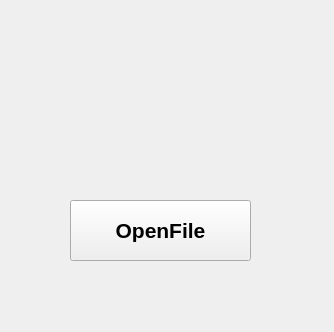
<?xml version="1.0" encoding="UTF-8"?>
<ui version="4.0">
 <class>MainWindow</class>
 <widget class="QMainWindow" name="MainWindow">
  <property name="geometry">
   <rect>
    <x>0</x>
    <y>0</y>
    <width>334</width>
    <height>332</height>
   </rect>
  </property>
  <property name="windowTitle">
   <string>Form1</string>
  </property>
  <widget class="QWidget" name="centralwidget">
   <widget class="QPushButton" name="pushButton_OpenGFile">
    <property name="geometry">
     <rect>
      <x>70</x>
      <y>200</y>
      <width>181</width>
      <height>61</height>
     </rect>
    </property>
    <property name="font">
     <font>
      <pointsize>16</pointsize>
      <weight>75</weight>
      <bold>true</bold>
     </font>
    </property>
    <property name="text">
     <string>OpenFile</string>
    </property>
   </widget>
   <widget class="QLabel" name="label">
    <property name="geometry">
     <rect>
      <x>80</x>
      <y>20</y>
      <width>251</width>
      <height>171</height>
     </rect>
    </property>
    <property name="minimumSize">
     <size>
      <width>61</width>
      <height>0</height>
     </size>
    </property>
    <property name="text">
     <string>&lt;html&gt;&lt;head/&gt;&lt;body&gt;&lt;p&gt;&lt;img src=&quot;:/Icones/development-gtk.ico&quot;/&gt;&lt;img src=&quot;:/Icones/amule.png&quot;/&gt;&lt;/p&gt;&lt;/body&gt;&lt;/html&gt;</string>
    </property>
   </widget>
  </widget>
 </widget>
 <resources>
  <include location="Icones.qrc"/>
 </resources>
 <connections>
  <connection>
   <sender>pushButton_OpenGFile</sender>
   <signal>clicked()</signal>
   <receiver>MainWindow</receiver>
   <slot>OpenDirectory()</slot>
   <hints>
    <hint type="sourcelabel">
     <x>171</x>
     <y>230</y>
    </hint>
    <hint type="destinationlabel">
     <x>307</x>
     <y>282</y>
    </hint>
   </hints>
  </connection>
 </connections>
 <slots>
  <slot>OpenDirectory()</slot>
 </slots>
</ui>
